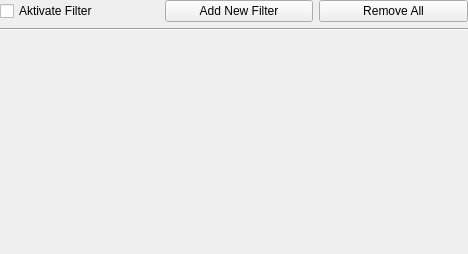
<?xml version="1.0" encoding="UTF-8"?>
<ui version="4.0">
 <class>CBlobFilterParamsGuiComp</class>
 <widget class="QWidget" name="CBlobFilterParamsGuiComp">
  <property name="geometry">
   <rect>
    <x>0</x>
    <y>0</y>
    <width>468</width>
    <height>254</height>
   </rect>
  </property>
  <property name="windowTitle">
   <string>Form</string>
  </property>
  <layout class="QVBoxLayout" name="verticalLayout">
   <property name="leftMargin">
    <number>0</number>
   </property>
   <property name="topMargin">
    <number>0</number>
   </property>
   <property name="rightMargin">
    <number>0</number>
   </property>
   <property name="bottomMargin">
    <number>0</number>
   </property>
   <item>
    <layout class="QHBoxLayout" name="horizontalLayout">
     <item>
      <widget class="QCheckBox" name="ActivateFilterCheckBox">
       <property name="sizePolicy">
        <sizepolicy hsizetype="Preferred" vsizetype="Fixed">
         <horstretch>0</horstretch>
         <verstretch>0</verstretch>
        </sizepolicy>
       </property>
       <property name="text">
        <string>Aktivate Filter</string>
       </property>
      </widget>
     </item>
     <item>
      <spacer name="horizontalSpacer">
       <property name="orientation">
        <enum>Qt::Horizontal</enum>
       </property>
       <property name="sizeType">
        <enum>QSizePolicy::Preferred</enum>
       </property>
       <property name="sizeHint" stdset="0">
        <size>
         <width>10</width>
         <height>20</height>
        </size>
       </property>
      </spacer>
     </item>
     <item>
      <widget class="QPushButton" name="AddFilterButton">
       <property name="sizePolicy">
        <sizepolicy hsizetype="Preferred" vsizetype="Fixed">
         <horstretch>0</horstretch>
         <verstretch>0</verstretch>
        </sizepolicy>
       </property>
       <property name="text">
        <string>Add New Filter</string>
       </property>
       <property name="icon">
        <iconset resource="../../../Acf/Include/iqtgui/iqtgui.qrc">
         <normaloff>:/Icons/Add</normaloff>:/Icons/Add</iconset>
       </property>
      </widget>
     </item>
     <item>
      <widget class="QPushButton" name="RemoveAllButton">
       <property name="sizePolicy">
        <sizepolicy hsizetype="Preferred" vsizetype="Fixed">
         <horstretch>0</horstretch>
         <verstretch>0</verstretch>
        </sizepolicy>
       </property>
       <property name="text">
        <string>Remove All</string>
       </property>
       <property name="icon">
        <iconset resource="../../../Acf/Include/iqtgui/iqtgui.qrc">
         <normaloff>:/Icons/Delete</normaloff>:/Icons/Delete</iconset>
       </property>
      </widget>
     </item>
    </layout>
   </item>
   <item>
    <widget class="Line" name="line_2">
     <property name="orientation">
      <enum>Qt::Horizontal</enum>
     </property>
    </widget>
   </item>
   <item>
    <widget class="QScrollArea" name="FilterArea">
     <property name="sizePolicy">
      <sizepolicy hsizetype="Expanding" vsizetype="MinimumExpanding">
       <horstretch>0</horstretch>
       <verstretch>0</verstretch>
      </sizepolicy>
     </property>
     <property name="frameShape">
      <enum>QFrame::NoFrame</enum>
     </property>
     <property name="frameShadow">
      <enum>QFrame::Sunken</enum>
     </property>
     <property name="horizontalScrollBarPolicy">
      <enum>Qt::ScrollBarAlwaysOff</enum>
     </property>
     <property name="widgetResizable">
      <bool>true</bool>
     </property>
     <property name="alignment">
      <set>Qt::AlignLeading|Qt::AlignLeft|Qt::AlignTop</set>
     </property>
     <widget class="QWidget" name="FilterHolder">
      <property name="geometry">
       <rect>
        <x>0</x>
        <y>0</y>
        <width>468</width>
        <height>206</height>
       </rect>
      </property>
      <layout class="QVBoxLayout" name="verticalLayout_4">
       <property name="leftMargin">
        <number>2</number>
       </property>
       <property name="topMargin">
        <number>2</number>
       </property>
       <property name="rightMargin">
        <number>2</number>
       </property>
       <property name="bottomMargin">
        <number>2</number>
       </property>
      </layout>
     </widget>
    </widget>
   </item>
  </layout>
 </widget>
 <tabstops>
  <tabstop>ActivateFilterCheckBox</tabstop>
  <tabstop>AddFilterButton</tabstop>
  <tabstop>RemoveAllButton</tabstop>
  <tabstop>FilterArea</tabstop>
 </tabstops>
 <resources>
  <include location="../../../Acf/Include/iqtgui/iqtgui.qrc"/>
 </resources>
 <connections/>
</ui>
